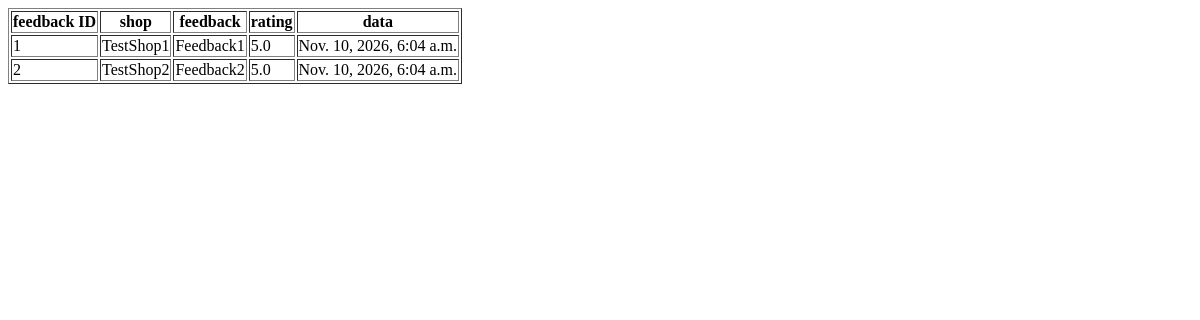
Page /ViewRatingAndFeedback on the earlier database version.
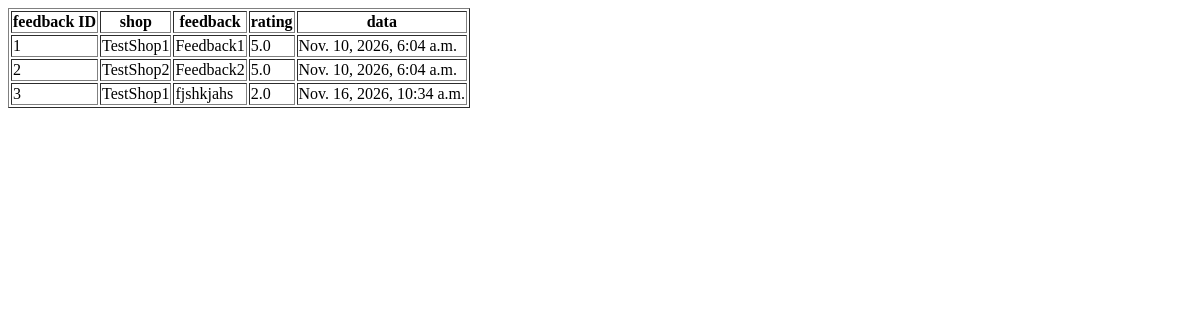
Same page on the later database version.
### RetailIQApp/models.py (models this page shows)
class FeedbackTable(models.Model):
    SHOPID = models.ForeignKey(ShopTable, on_delete=models.CASCADE, null=True, blank=True)
    feedback_date = models.DateTimeField(auto_now_add=True)
    feedback_description = models.CharField(max_length=100, null=True, blank=True)
    rating = models.FloatField(null=True, blank=True)

class ShopTable(models.Model):
    shop_name = models.CharField(max_length=40, null=True, blank=True)
    email = models.EmailField(max_length=50, null=True, blank=True)
    phone = models.CharField(max_length=20, null=True, blank=True)
    date_joined = models.DateTimeField(auto_now_add=True)
    LOGINID = models.ForeignKey(LoginTable, on_delete=models.CASCADE, null=True, blank=True)

### RetailIQApp/views.py (the view)
# urls.py: path('ViewRatingAndFeedback',ViewRatingAndFeedback.as_view(),name='ViewRatingAndFeedback'),
class ViewRatingAndFeedback(View):
    def get(self,request):
        obj = FeedbackTable.objects.all()
        return render(request,'admin/ViewRatingAndFeedback.html', {'feedback_data':obj})

### templates/admin/ViewRatingAndFeedback.html (shortened to what this page needs)
<!DOCTYPE html>
<html lang="en">
<head>
</head>
<body>
        <table border="1">
        <tr>
            <th>feedback ID</th>
            <th>shop</th>
            <th>feedback</th>
            <th>rating</th>
            <th>data</th>
        </tr>
        {% for i in feedback_data %}
        <tr>
            <td>{{ i.id }}</td>
            <td>{{ i.SHOPID.shop_name }}</td>
            <td>{{ i.feedback_description }}</td>
            <td>{{ i.rating }}</td>
            <td>{{ i.feedback_date }}</td>
        </tr>
        {% endfor %}
    </table>
</body>
</html>

Differences in the rows shown:
added FeedbackTable: id "3", SHOPID.shop_name "TestShop1", feedback_description "fjshkjahs", rating "2.0", feedback_date "Nov. 16, 2026, 10:34 a.m."
